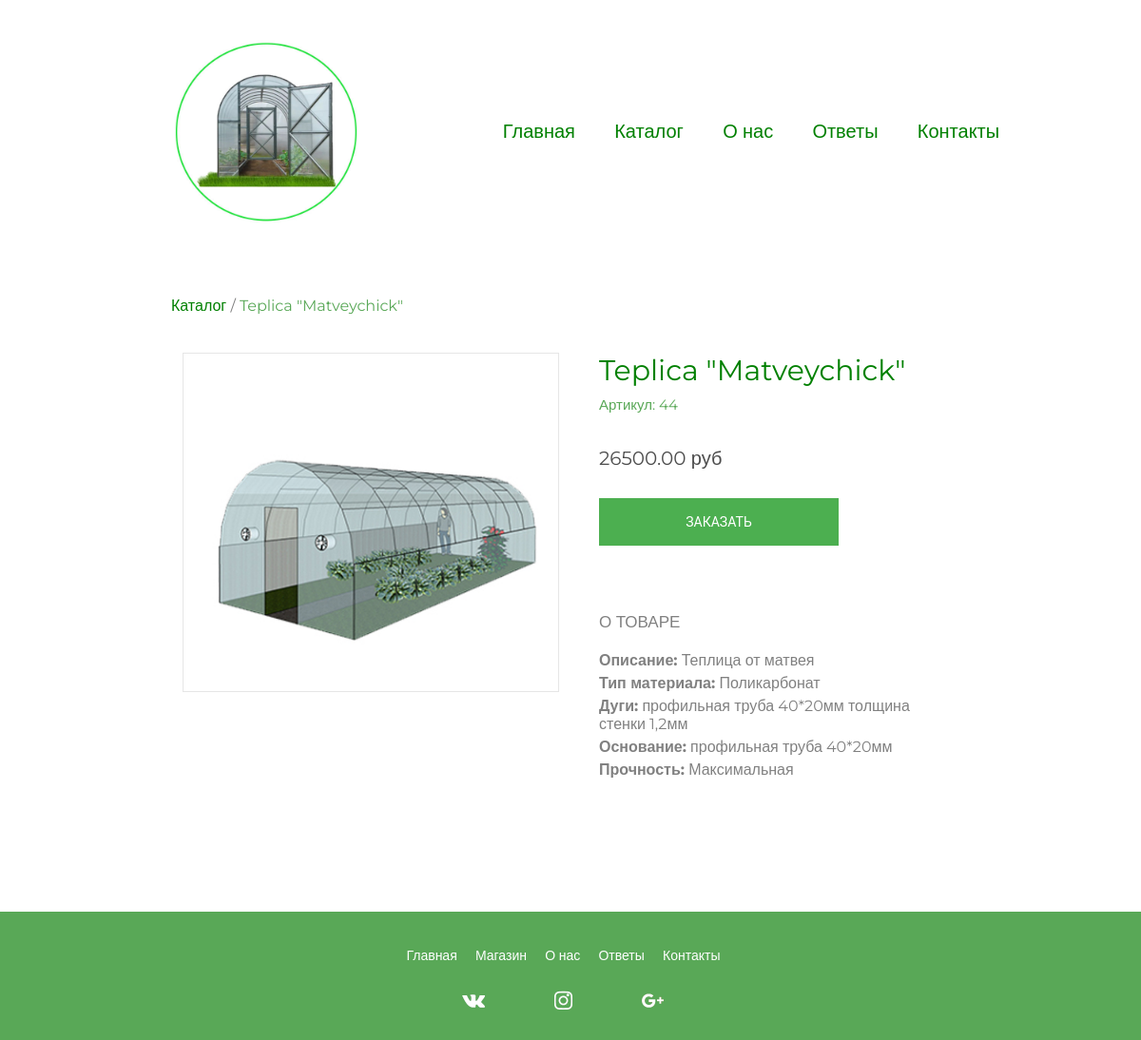
/product.php?id=44, run on the app's committed database.
### tables this page shows
CREATE TABLE `catalog_product` (
  `id` int NOT NULL COMMENT 'id',
  `product_name` varchar(255) DEFAULT NULL COMMENT 'Название товара',
  `product_price` decimal(10,2) DEFAULT NULL COMMENT 'Цена',
  `discount_price` decimal(10,2) DEFAULT NULL COMMENT 'Цена со скидкой',
  `material_type` varchar(100) DEFAULT NULL COMMENT 'Тип материала',
  `height` int DEFAULT NULL COMMENT 'Высота',
  `width` int DEFAULT NULL COMMENT 'Ширина',
  `length` int DEFAULT NULL COMMENT 'Длина',
  `arcs` varchar(100) DEFAULT NULL COMMENT 'Дуги',
  `base` varchar(100) DEFAULT NULL COMMENT 'Основание',
  `durability` varchar(30) DEFAULT NULL COMMENT 'Прочность',
  `description` varchar(1000) DEFAULT NULL COMMENT 'Описание товара',
  `image_path` varchar(255) DEFAULT NULL COMMENT 'Путь к фото товара',
  `available` int DEFAULT NULL COMMENT 'Статус'
);

### product.php (the view, shortened to what this page needs)
<?php
  require_once 'php/connection.php';
  $get_id = $_GET['id'];
  $mysql -> set_charset("utf8");
  $query = mysqli_query($mysql, "SELECT * FROM `catalog_product` WHERE `id` = '$get_id' AND `available` = 1");
  $product = mysqli_fetch_assoc($query);
?>
<?php require_once 'layouts/header.php' ?>
<main class="transition-fade" id="swup">
	<div class="container">
    <div class="breadcrumbs">
        <p><a href="/catalog" style="color: green;">Каталог</a> / <a style="color: #59A857;"><?= $product['product_name'] ?></a></p>
    </div>
    <section class="product row">
      <div class="product-image col s12 m6">
        <img src="<?= $product['image_path'] ?>" alt="">
      </div>
      <div class="product-feature col s12 m6">
        <div class="product_name">
          <?= $product['product_name'] ?>
        </div>
        <div class="vendor_code">
          Артикул: <?= $product['id'] ?>
        </div>
        <div class="product_price">
          <?= $product['product_price'] ?> руб
        </div>
        <div class="row">
          <button class="button-product modal-buy-trigger col s12 m8">ЗАКАЗАТЬ</button>
        </div>
      </div>
      <div class="row">
        <div class="product_about col s12 m6">
          <p class="title-about">О товаре</p>
          <div class="description">
            <div class="product_description">
              <p class="title"><span  style="font-weight:bold">Описание:</span><span> <?= $product['description'] ?></span></p>
            </div>
            <div class="material_type">
              <p class="title"><span  style="font-weight:bold">Тип материала:</span><span> <?= $product['material_type'] ?></span></p>
            </div>
            <div class="product_arcs">
              <p class="title"><span  style="font-weight:bold">Дуги:</span><span> <?= $product['arcs'] ?></span></p>
            </div>
            <div class="product_base">
              <p class="title"><span  style="font-weight:bold">Основание:</span><span> <?= $product['base'] ?></span></p>
            </div>
            <div class="product_durability">
              <p class="title"><span  style="font-weight:bold">Прочность:</span><span> <?= $product['durability'] ?></span></p>
            </div>
          </div>
        </div>
      </div>
    </section>
  </div>
</main>
<?php require_once 'layouts/footer.php' ?>

### assets/style/css/style.css (style rules this page uses)
* { margin: 0; padding: 0; -webkit-box-sizing: inherit; box-sizing: inherit; }
a { text-decoration: none; }
body { font-family: 'Montserrat', sans-serif; }
main { padding-top: 6%; }
.transition-fade { transition: 0.5s; opacity: 1; }
.button-product { font-family: "Roboto", sans-serif; text-transform: uppercase; outline: 0; background: #4CAF50; width: 100%; border: 0; height: 50px; color: #FFFFFF; font-size: 14px; -webkit-transition: all 0.3 ease; transition: all 0.3 ease; cursor: pointer; margin: 10px 0 10px 0; }
p { color: gray; }
.container { margin: 0 auto; max-width: 1280px; width: 90%; }
@media only screen and (min-width: 601px) { .container { width: 85%; } }
@media only screen and (min-width: 993px) { .container { width: 70%; } }
.product-image { align-items: center; width: 50%; }
.modal section.product .description div, section.product .description div { margin: 5px 0 0 0; }
section.product .product-image img { border: 1px solid #e6e6e6; height: auto; width: 100%; }
section.product { margin-top: 40px; }
section.product .product_name { font-size: 30px; color: green; }
section.product .vendor_code { font-size: 15px; margin-top: 8px; color: #59A857; }
section.product .product_price { font-size: 20px; margin-top: 35px; color: #4d4d4d; }
section.product .product-feature { padding-left: 30px; width: 50%; }
section.product .title-about { text-transform: uppercase; font-size: 17px; margin-top: 40px; }
section.product .button-product { margin-top: 30px; }
section.product .description { margin-top: 20px; }
section.product .product_about { padding-left: 30px; }
.row { margin-left: auto; margin-right: auto; margin-bottom: 20px; }
.row:after { content: ""; display: table; clear: both; }
.row .col { float: left; -webkit-box-sizing: border-box; box-sizing: border-box; padding: 0 0.75rem; min-height: 1px; }
.row .col.s12 { width: 100%; margin-left: auto; left: auto; right: auto; }
@media only screen and (min-width: 601px) { .row .col.m6 { width: 50%; margin-left: auto; left: auto; right: auto; } }
@media only screen and (min-width: 601px) { .row .col.m8 { width: 66.6666666667%; margin-left: auto; left: auto; right: auto; } }

### data on the page
catalog_product: product_name "Teplica \"Matveychick\"", image_path (picture), id "44", product_price "26500.00", description "Теплица от матвея", material_type "Поликарбонат", arcs "профильная труба 40*20мм толщина стенки 1,2мм", base "профильная труба 40*20мм", durability "Максимальная"
